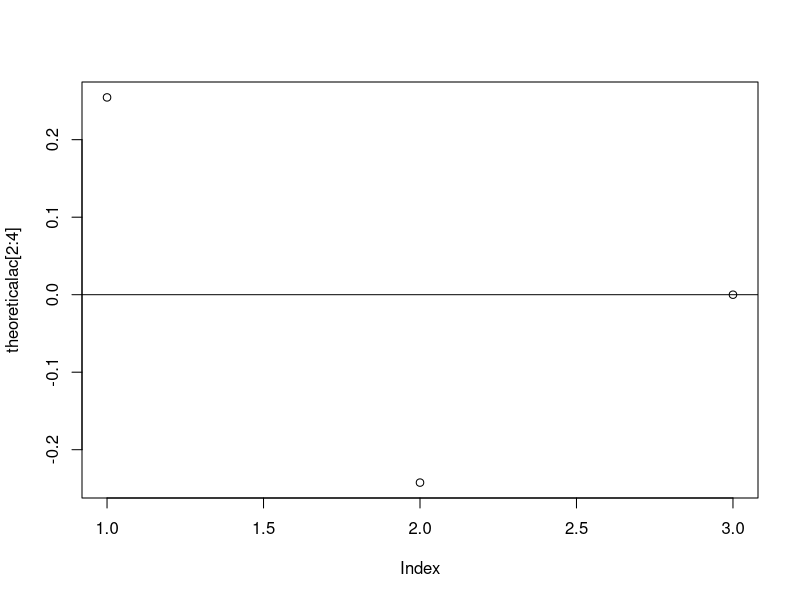
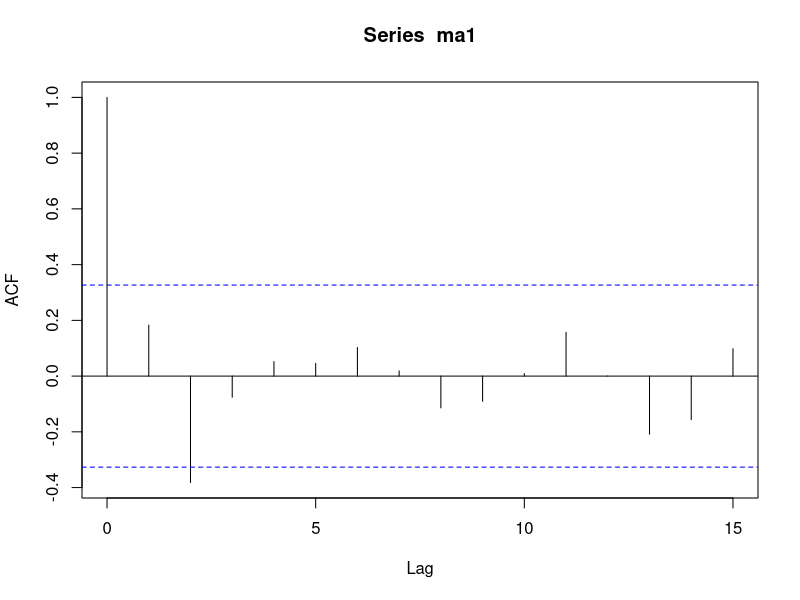
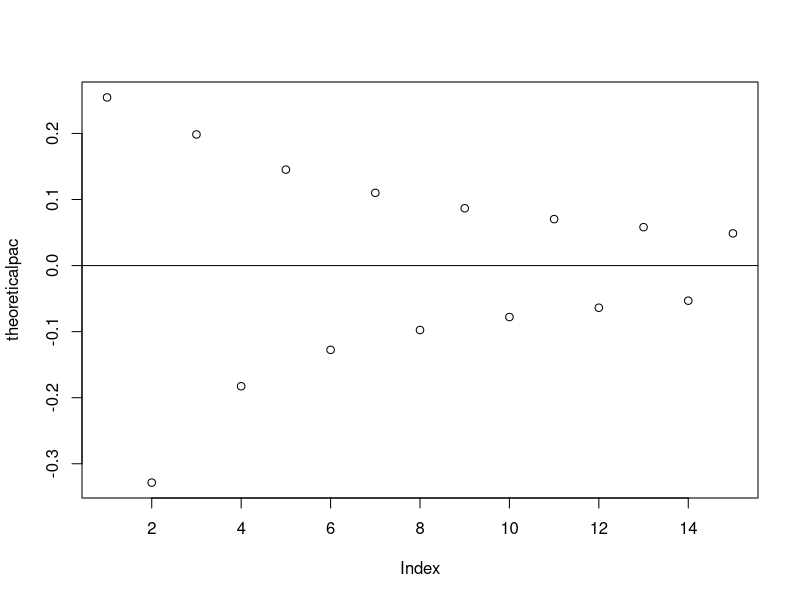
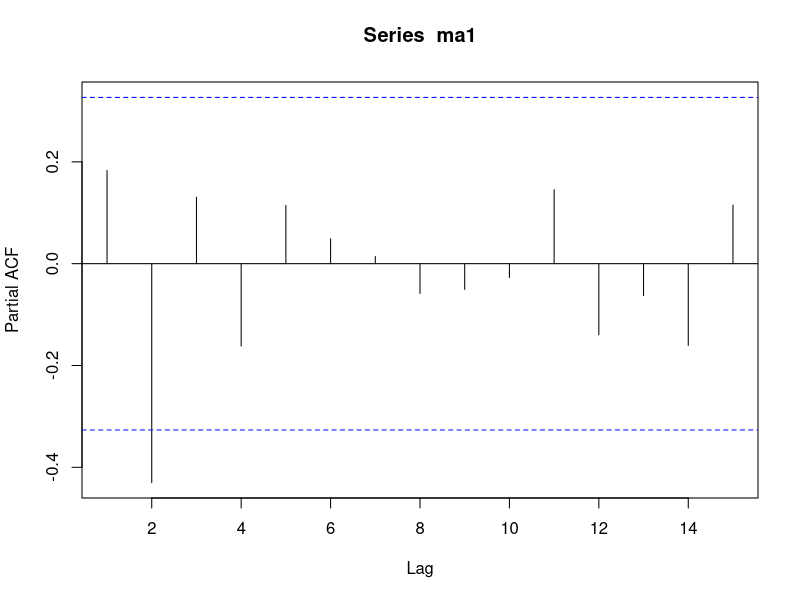

Write R code to recreate these figures, in order.
## ---- chunk 1
ma1<-arima.sim(list(ma=c(0.7,-0.4)),n=36)
theoreticalac<-ARMAacf(ma=c(.7,-.4))
theoreticalac
plot(theoreticalac[2:4],type="p")
abline(h=0)
## ---- chunk 2
empiricalac<-acf(ma1)
empiricalac
## ---- chunk 3
theoreticalpac<-ARMAacf(ma=c(.7,-.4),lag.max=15,pacf=TRUE)
theoreticalpac
plot(theoreticalpac)
abline(h=0)
## ---- chunk 4
empiricalpac<-pacf(ma1)
empiricalpac
